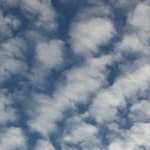
#> input picture dataset/cloudy/B_img13.png, 150 x 150 px, found by its file name
$ python ConvertImagetoTest.py
#> lines starting #> are read from the running program, lines starting #| are printed output that depends on the picture
from PIL import Image
import struct

def rgb888_to_rgb565(r, g, b):
    """Convert 24-bit RGB888 to 16-bit RGB565."""
    r5 = (r >> 3) & 0x1F
    g6 = (g >> 2) & 0x3F
    b5 = (b >> 3) & 0x1F
    return (r5 << 11) | (g6 << 5) | b5


def convert_image(input_path, output_path):
    # Load image
#> called with output_path = 'image.h'
    img = Image.open(input_path).convert("RGB")
#> img is the input picture: PIL image 150x150 RGB; mean R, G, B 120.3, 133, 149.5

    # Resize to 176×144
    img_resized = img.resize((176, 144), Image.BILINEAR)
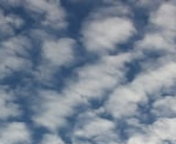
#> img_resized: PIL image 176x144 RGB; mean R, G, B 120.3, 133, 149.5

    # Convert to RGB565 and store the bytes
    rgb565 = bytearray()
    for y in range(img_resized.height):
        for x in range(img_resized.width):
            r, g, b = img_resized.getpixel((x, y))
            value = rgb888_to_rgb565(r, g, b)
            rgb565 += struct.pack("<H", value)

    # Write as a .h file
    with open(output_path, "w") as h:
        h.write("const unsigned char image[] PROGMEM = {\n")

        for i, b in enumerate(rgb565):
            h.write(f"0x{b:02X}, ")
            if (i + 1) % 16 == 0:
                h.write("\n")
#> this loop made 50688 passes
#> b on passes 1 to 3: 48, 91, 80

        h.write("};\n\n")
        h.write(f"const unsigned int image_len = {len(rgb565)};\n")

    print(f"Saved header file: {output_path}")


if __name__ == "__main__":
    convert_image(
        r"C:\\Cambridge\\Societies\\HABS\\dataset\\cloudy\\B_img13.png",
        "image.h"
    )

$ run again, with dataset/cloudy/B_img15.png copied over dataset/cloudy/B_img13.png
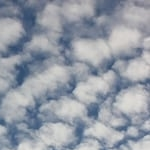
#> input picture dataset/cloudy/B_img15.png, 150 x 150 px, found by its file name
#> in convert_image, img is the input picture: PIL image 150x150 RGB; mean R, G, B 148.6, 155.4, 166.3
#> in convert_image, `img_resized = img.resize((176, 144), Image.BILINEAR)`:
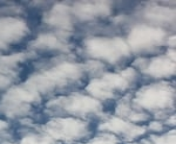
#> img_resized: PIL image 176x144 RGB; mean R, G, B 148.7, 155.4, 166.3
#> the loop in convert_image, `for i, b in enumerate(rgb565):` made 50688 passes
#> b on passes 1 to 3: 145, 99, 145

$ run again, with dataset/cloudy/B_img21.png copied over dataset/cloudy/B_img13.png
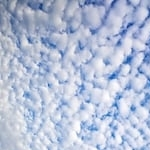
#> input picture dataset/cloudy/B_img21.png, 150 x 150 px, found by its file name
#> in convert_image, img is the input picture: PIL image 150x150 RGB; mean R, G, B 179, 190.8, 215.4
#> in convert_image, `img_resized = img.resize((176, 144), Image.BILINEAR)`:
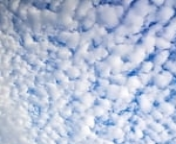
#> img_resized: PIL image 176x144 RGB; mean R, G, B 179.1, 190.8, 215.4
#> the loop in convert_image, `for i, b in enumerate(rgb565):` made 50688 passes
#> b on passes 1 to 3: 84, 124, 84

$ run again, with dataset/cloudy/B_img24.png copied over dataset/cloudy/B_img13.png
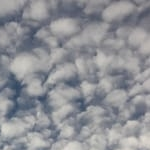
#> input picture dataset/cloudy/B_img24.png, 150 x 150 px, found by its file name
#> in convert_image, img is the input picture: PIL image 150x150 RGB; mean R, G, B 142.7, 144.4, 149.7
#> in convert_image, `img_resized = img.resize((176, 144), Image.BILINEAR)`:
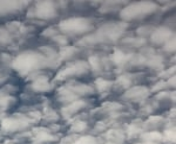
#> img_resized: PIL image 176x144 RGB; mean R, G, B 142.7, 144.4, 149.7
#> the loop in convert_image, `for i, b in enumerate(rgb565):` made 50688 passes
#> b on passes 1 to 3: 53, 173, 53
